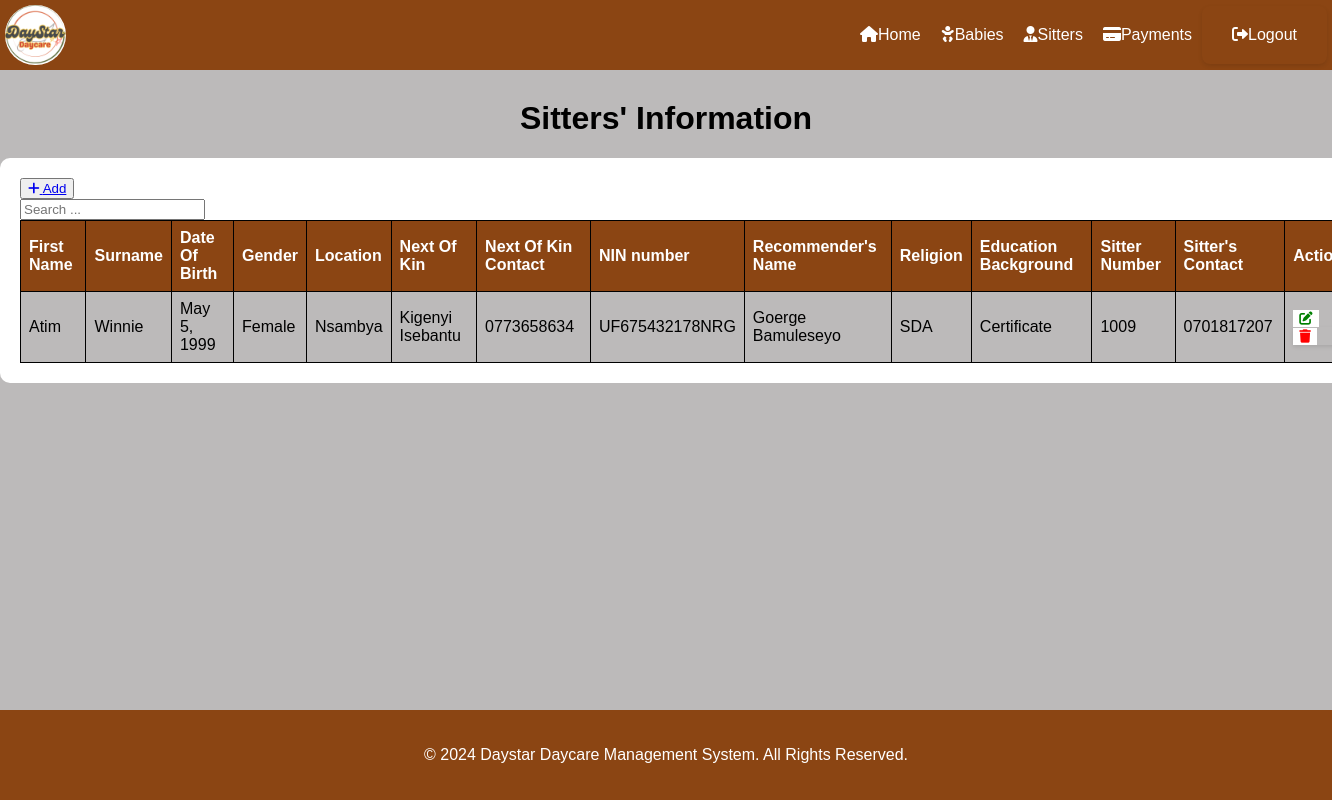
The page /list/ on the database as committed earlier.
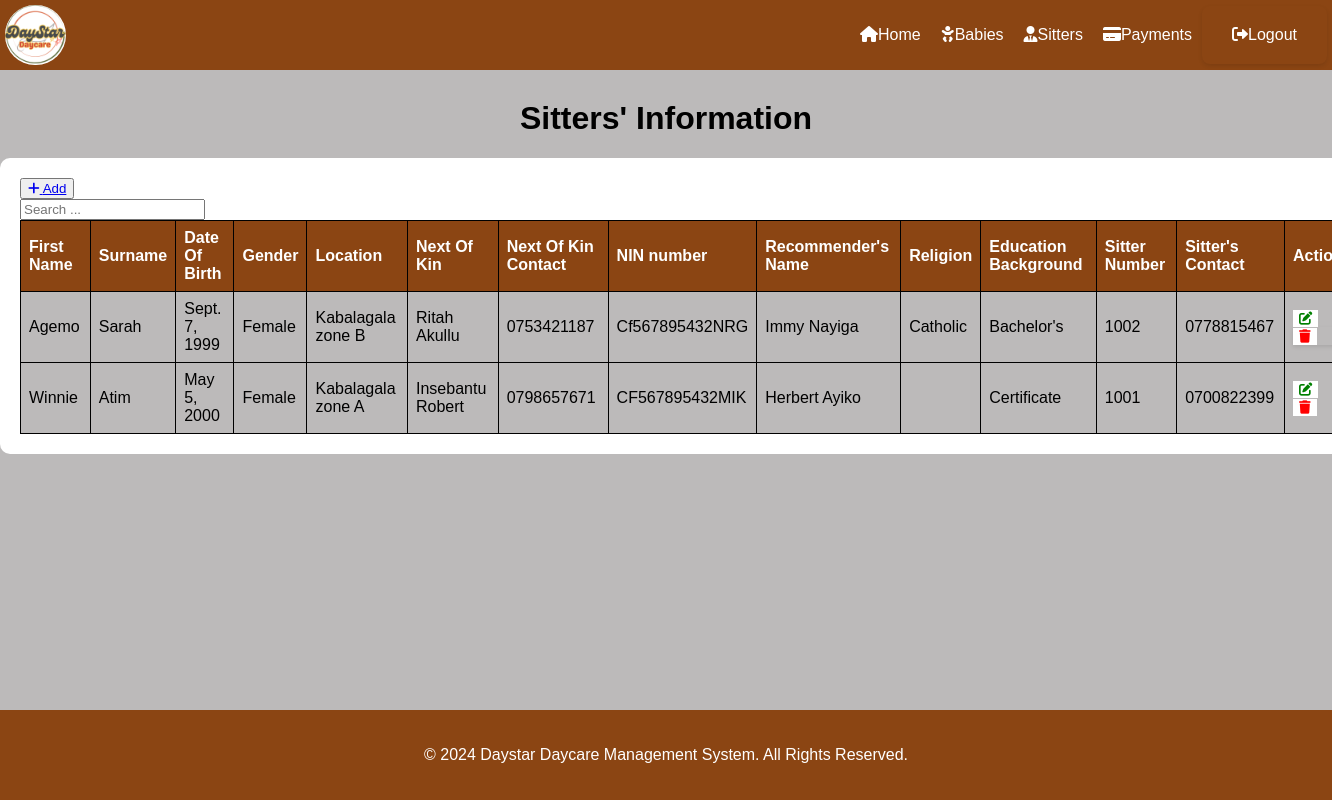
The same page on the database as committed later.
### ddms_app/models.py (models this page shows, shortened)
class Record(models.Model):
    GENDER = (
        ('Male', 'Male'),
        ('Female', 'Female'),
    )
    created_at = models.DateTimeField(auto_now_add=True)
    first_name = models.CharField(max_length=50)
    last_name = models.CharField(max_length=50)
    date_of_birth = models.DateField()
    gender = models.CharField(max_length=10, choices=GENDER)
    location = models.CharField(max_length=30)
    next_of_kin = models.CharField(max_length=50)
    next_of_kin_phone = models.CharField(max_length=15)
    NIN_number = models.CharField(max_length=30)
    recommenders_name = models.CharField(max_length=50)
    recommenders_phone = models.CharField(max_length=15)
    religion = models.CharField(max_length=20)
    level_of_education = models.CharField(max_length=20)
    sitter_number = models.IntegerField(default=0)
    phone_number = models.CharField(max_length=20)

### ddms_app/views.py (the view)
# urls.py: path('list/', views.record_list, name='record_list'),
def record_list(request):
    records = Record.objects.all()
    return render(request, 'record_list.html', {'records': records})

### ddms_app/templates/record_list.html (shortened to what this page needs)
{% extends  'base.html' %}
{% block content%}
    <h1>Sitters' Information</h1>
    <div   class="mt-4 p-5 bg-secondary text-white rounded">
         <table  class="table table-striped table-bordered">
        <div class="mb-3">
            <button><a href="{% url 'add_record' %}" class="btn btn-success">
                <i class="fas fa-plus"></i> Add
            </a></button>
            <form class="button" style="  box-shadow: 0px; padding: 0px; border-radius: 0px; margin: 0px; max-width: 200px;" method="GET" action="{% url 'rege_list' %}">
                <input type="text" name="search" class="form-control" placeholder="Search ...">
            </form>
        </div>
            <thead>
                <tr>
                    <th>First Name</th>
                    <th>Surname</th>
                    <th>Date Of Birth</th>
                    <th>Gender</th>
                    <th>Location</th>
                    <th>Next Of Kin</th>
                    <th>Next Of Kin Contact</th>
                    <th>NIN number</th>
                    <th>Recommender's Name</th>
                    <th>Religion</th>
                    <th>Education Background</th>
                    <th>Sitter Number</th>
                    <th>Sitter's Contact</th>
                    <th>Action</th>
                </tr>
            </thead>
            <tbody>
                {% for record in records %}
                    <tr>
                        <td>{{ record.first_name }}</td>
                        <td>{{ record.last_name }}</td>
                        <td>{{ record.date_of_birth }}</td>
                        <td>{{ record.gender }}</td>
                        <td>{{ record.location }}</td>
                        <td>{{ record.next_of_kin }}</td>
                        <td>{{ record.next_of_kin_phone }}</td>
                        <td>{{ record.NIN_number }}</td>
                        <td>{{ record.recommenders_name }}</td>
                        <td>{{ record.religion }}</td>
                        <td>{{ record.level_of_education }}</td>
                        <td>{{ record.sitter_number }}</td>
                        <td>{{ record.phone_number }}</td>
                        <td>
                            <button type="submit"><a href="{% url 'edit_record' record.id %}" class="btn btn-danger"><i class="fas fa-edit"></i></a></button>
                            <form  style="  box-shadow: 0px;padding: 0px; border-radius: 0px; margin: 0px;" action="{% url 'delete_record' record.id %}" method="post"  onsubmit="return confirm('Are you sure you want to delete this record?');" >
                                <button  ><i class="fas fa-trash"></i></button>
                            </div>
                {% endfor %}
    </div>
    {% endblock %}

Rows that differ between the two databases and show on the page:
removed Record: first_name "Atim", last_name "Winnie", date_of_birth "May 5, 1999", gender "Female", location "Nsambya", next_of_kin "Kigenyi Isebantu", next_of_kin_phone "0773658634", NIN_number "UF675432178NRG", recommenders_name "Goerge Bamuleseyo", religion "SDA", level_of_education "Certificate", sitter_number "1009", phone_number "0701817207"
added Record: first_name "Agemo", last_name "Sarah", date_of_birth "Sept. 7, 1999", gender "Female", location "Kabalagala zone B", next_of_kin "Ritah Akullu", next_of_kin_phone "0753421187", NIN_number "Cf567895432NRG", recommenders_name "Immy Nayiga", religion "Catholic", level_of_education "Bachelor's", sitter_number "1002", phone_number "0778815467"
added Record: first_name "Winnie", last_name "Atim", date_of_birth "May 5, 2000", gender "Female", location "Kabalagala zone A", next_of_kin "Insebantu Robert", next_of_kin_phone "0798657671", NIN_number "CF567895432MIK", recommenders_name "Herbert Ayiko", level_of_education "Certificate", sitter_number "1001", phone_number "0700822399"
